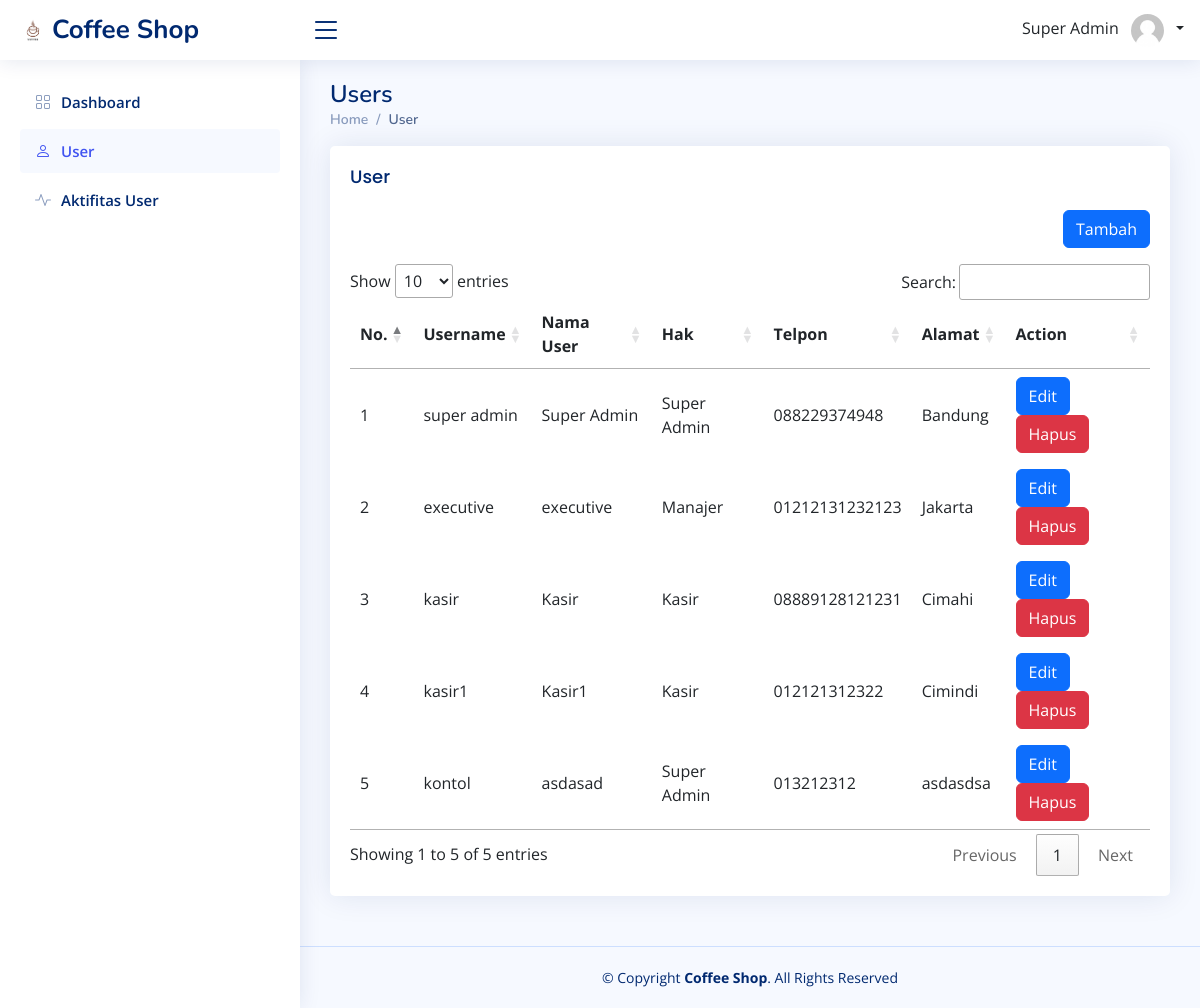
Page /index.php?page=user (signed in) on the committed database.
### tables this page shows
CREATE TABLE `tuser` (
  `id_user` int(11) NOT NULL,
  `username` varchar(255) NOT NULL,
  `password` varchar(255) NOT NULL,
  `nama_user` varchar(255) NOT NULL,
  `hak` enum('Super Admin','Manajer','Kasir','') NOT NULL,
  `telepon` varchar(255) NOT NULL,
  `alamat` varchar(255) NOT NULL
);

### function/view-query.php (called while the page is built, shortened)
<?php
function getUser($current_user_role, $current_user_id)
{
    $conn = connection();
    if ($current_user_role == 'Super Admin') {
        $query = "SELECT * FROM tuser";
    } elseif ($current_user_role == 'Manajer') {
        $query = "SELECT * FROM tuser WHERE hak = 'Kasir'";
    } else {
        return mysqli_query($conn, "SELECT * FROM tuser WHERE 1=0");
    }
    $result = mysqli_query($conn, $query);
    return $result;
}

### pages/user/index.php (the view, shortened to what this page needs)
<?php
include('function/view-query.php');
$data = getUser($_SESSION['hak'], $_SESSION['id_user']);
?>
<main id="main" class="main">
    <div class="pagetitle">
        <h1>Users</h1>
        <nav>
            <ol class="breadcrumb">
                <li class="breadcrumb-item"><a href="index.php">Home</a></li>
                <li class="breadcrumb-item active">User</li>
            </ol>
        </nav>
    </div>
    <section class="section">
        <div class="row">
            <div class="col-lg-12">
                <div class="card">
                    <div class="card-body">
                        <h5 class="card-title">User</h5>
                        <div class="text-end mb-3">
                            <a href="index.php?page=user/create">
                                <button type="button" class="btn btn-primary">
                                    Tambah
                                </button>
                            </a>
                        </div>
                        <table id="table-user">
                            <thead>
                                <tr>
                                    <th>No.</th>
                                    <th>Username</th>
                                    <th>Nama User</th>
                                    <th>Hak</th>
                                    <th>Telpon</th>
                                    <th>Alamat</th>
                                    <th>Action</th>
                                </tr>
                            </thead>
                            <tbody>
                                <?php
                                foreach ($data as $key => $value) { ?>
                                    <tr>
                                        <td><?= $key + 1 ?></td>
                                        <td><?= $value['username'] ?></td>
                                        <td><?= $value['nama_user'] ?></td>
                                        <td><?= $value['hak'] ?></td>
                                        <td><?= $value['telepon'] ?></td>
                                        <td><?= $value['alamat'] ?></td>
                                        <td>
                                            <a href="index.php?page=user/edit&id=<?= $value['id_user'] ?>">
                                                <button type="button" class="btn btn-primary">
                                                    Edit
                                                </button>
                                            </a>
                                            <a href="logic/user/delete.php?id=<?= $value['id_user'] ?>" onclick="javascript:return confirm('Hapus Data User ?');">
                                                <button type="button" class="btn btn-danger">
                                                    Hapus
                                                </button>
                                            </a>
                                        </td>
                                    </tr>
                                <?php }
                                ?>
                            </tbody>
                        </table>
                    </div>
                </div>
            </div>
        </div>
    </section>
</main>

### assets/css/style.css (style rules this page uses)
:root { scroll-behavior: smooth; }
body { font-family: "Open Sans", sans-serif; background: #f6f9ff; color: #444444; }
a { color: #4154f1; text-decoration: none; }
h1, h2, h3, h4, h5, h6 { font-family: "Nunito", sans-serif; }
#main { margin-top: 60px; padding: 20px 30px; transition: all 0.3s; }
.pagetitle { margin-bottom: 10px; }
.pagetitle h1 { font-size: 24px; margin-bottom: 0; font-weight: 600; color: #012970; }
.card { margin-bottom: 30px; border: none; border-radius: 5px; box-shadow: 0px 0 30px rgba(1, 41, 112, 0.1); }
.card-title { padding: 20px 0 15px 0; font-size: 18px; font-weight: 500; color: #012970; font-family: "Poppins", sans-serif; }
.card-body { padding: 0 20px 20px 20px; }
.breadcrumb { font-size: 14px; font-family: "Nunito", sans-serif; color: #899bbd; font-weight: 600; }
.breadcrumb a { color: #899bbd; transition: 0.3s; }
.breadcrumb .breadcrumb-item::before { color: #899bbd; }
.breadcrumb .active { color: #51678f; font-weight: 600; }
@media (min-width: 1200px) { #main, #footer { margin-left: 300px; } }

### rows in the picture
tuser: username "super admin", nama_user "Super Admin", hak "Super Admin", telepon "088229374948", alamat "Bandung"
tuser: username "executive", nama_user "executive", hak "Manajer", telepon "01212131232123", alamat "Jakarta"
tuser: username "kasir", nama_user "Kasir", hak "Kasir", telepon "08889128121231", alamat "Cimahi"
tuser: username "kasir1", nama_user "Kasir1", hak "Kasir", telepon "012121312322", alamat "Cimindi"
tuser: username "kontol", nama_user "asdasad", hak "Super Admin", telepon "013212312", alamat "asdasdsa"

### other values in the picture
$_SESSION['nama_user'] "Super Admin"
